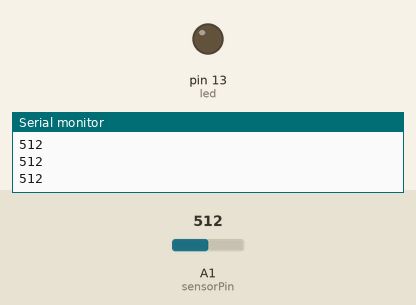
Recording of a sketch running on a simulated Arduino Uno, built with avr-gcc and run on an emulated ATmega328P. Shown: output pins drawn as LEDs (lit = HIGH), the last lines printed to the serial monitor. Inputs (shaded band) come from the test bench; at power-on: A1 (sensorPin) = 512.

Above: at 1.2 s.
1.3 s: A1 (sensorPin) set to 136
2.8 s: A1 (sensorPin) set to 122
At 3.2 s:
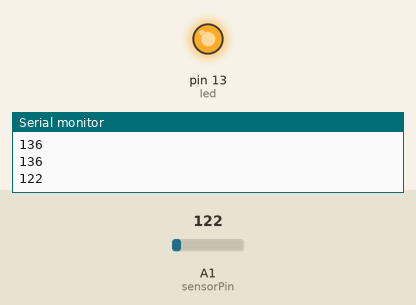
Timing chart, 0 to 5.8 s (numbered marks = the images above; inputs shaded):
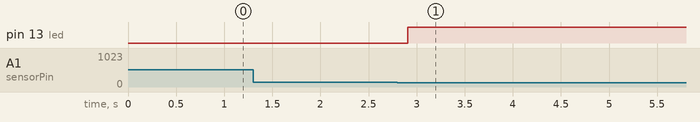

Measured:
- the behaviour switches between 131 and 130 on A1 (sensorPin) (found by bisection; images 0 and 1)
- after the input at 2.8 s, pin 13 (led): LOW → HIGH after 0.11 s

The sketch:

projectCode.ino
```cpp
/*
 * Project Name: Landslide Detection system with optical fibre
 * Author List: Kinga Lhaden Dakpa, Thubten Jamtsho
 *Filename:     projectCode
 *Functions:    void setup(), void loop()
 *Global Variable:
        int sensorPin = A1;
        int sensorValue=1023;
        int led = 13;
 */


int sensorPin = A1; // declaring pin for the illuminance sensor
int sensorValue=1023; // variable to store the value coming from the sensor. It is read as 1023 in serial monitor for complete brightless and 0 for darkness

int led = 13; // declaring pin for the led. It is being used to signal landslide instead of the alarm for the prototype

/*
 * Function Name: setup()
 * Input: none
 * Output: none
 * Logic: It only sets the serial port for communicaion and declares the led as an output pin.
 * Example call: Automatically called by the system during initialization
 */

void setup() {

Serial.begin(9600);
pinMode(led,OUTPUT);

}


/*
 * Function Name: loop()
 * Input: none
 * Output: prints the values coming from the sensor on the screen
 * Logic: It keeps on reiterating to constantly read the sensorValue
 * Example call: Automatically called by the system after the setup() function
 */

void loop() {

sensorValue = analogRead(sensorPin); // read the value from the sensor
Serial.println(sensorValue); //prints the values coming from the sensor on the screen
delay(100); //a delay of 0.1 seconds in reading each sensorValue is declared

if(sensorValue<=130){ /*a conditional statement for when the sensorValue is read to be less than 130. The values less than 300 means no or less light.
                          This will happen only when there is a break in the circuit which happens when the optical fibre is displaced from the sensor*/
  digitalWrite(led,HIGH); //The led will turn on if the condiation is true. This means there is an earthquake
  delay(5000); //a delay of 5 seconds is declared. The alarm will remain on for 15 seconds
  }
else{
  digitalWrite(led,LOW); //The alarm/led will turn off when the condition becomes false.
  }
}
```
